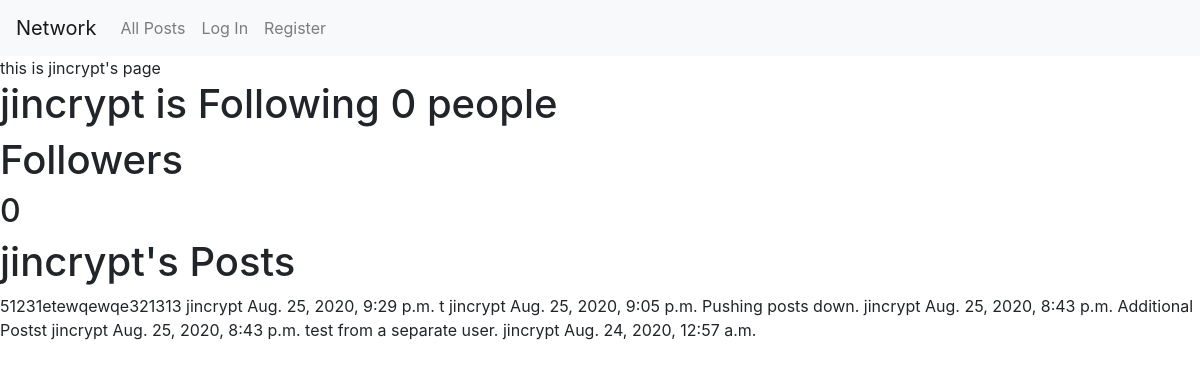
The page /profile/jincrypt on the database as committed earlier.
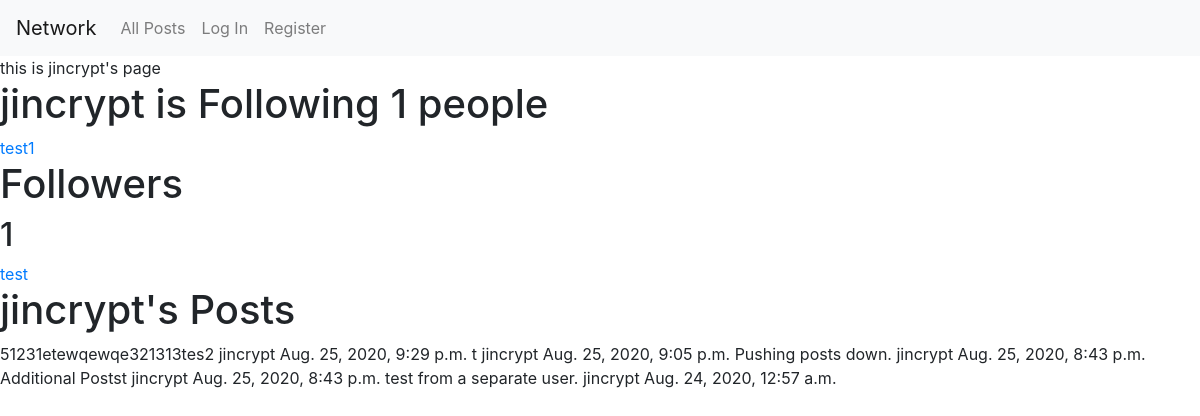
The same page on the database as committed later.
### network/models.py (models this page shows, shortened)
class Post(models.Model):
    user = models.ForeignKey("User", on_delete=models.CASCADE, related_name="posts")
    body = models.CharField(blank=False, max_length=280)
    timestamp = models.DateTimeField(auto_now_add=True)
    likes = models.PositiveIntegerField(default=0)

class User(AbstractUser):
    follow = models.ManyToManyField('User', through='Followers', related_name="followers", symmetrical=False)

class Followers(models.Model):
    followee = models.ForeignKey(User, related_name="followee", on_delete=models.CASCADE)
    following = models.ForeignKey(User, related_name="following", on_delete=models.CASCADE)

### network/views.py (the view)
# urls.py: path("profile/<str:owner>", views.profile, name="profile"),
def profile(request, owner):
    user = User.objects.get(username=owner)
    posts = user.posts.all().order_by('-timestamp')
    followers = Followers.objects.filter(following=user.id)
    following = Followers.objects.filter(followee=user.id)
    return render(request, "network/profile.html", {
        "owner": owner,
        "followers": followers,
        "following": following,
        "posts": posts
    })

### network/templates/network/profile.html (shortened to what this page needs)
{% extends "network/layout.html" %}
{% load static %}
{% block body %}
<div data-name="{{ owner }}" id="owner">
    this is {{ owner }}'s page
</div>
<h1>{{owner}} is Following {{ following.count }} people</h1>
{% for person in following %}
<a href="{% url 'profile' person.following %}">{{ person.following }}</a>
{% endfor %}
<h1>Followers</h1>
<h2><span id="followers">{{followers.count}}</span></h2>
{% for person in followers %}
<a href="{% url 'profile' person.followee %}">{{ person.followee }}</a>
{% endfor %}
<h1>{{ owner }}'s Posts</h1>
<div id="user_posts">
{% for post in posts %}
    {{post.body}}
    {{post.user}}
    {{post.timestamp}}
{% endfor %}
</div>
{% endblock %}

Rows that differ between the two databases and show on the page:
added Followers: following "test1", shown under "jincrypt is Following 1 people"
added Followers: followee "test", shown under "1"
changed Post: body "51231etewqewqe321313" → "51231etewqewqe321313tes2"
Other text that changed with them:
{{ following.count }}: "0" → "1"
{{ followers.count }}: "0" → "1"
